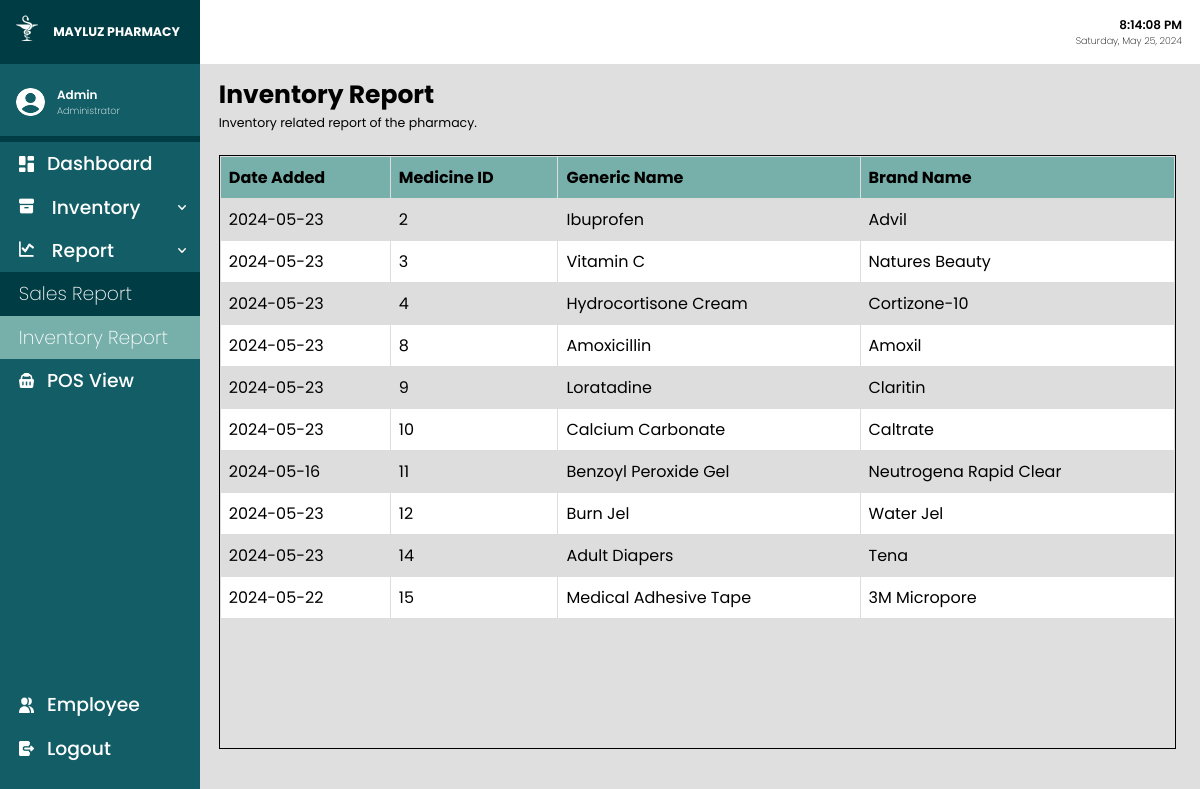
The page /inventoryReport.php (signed in) on the database as committed earlier.
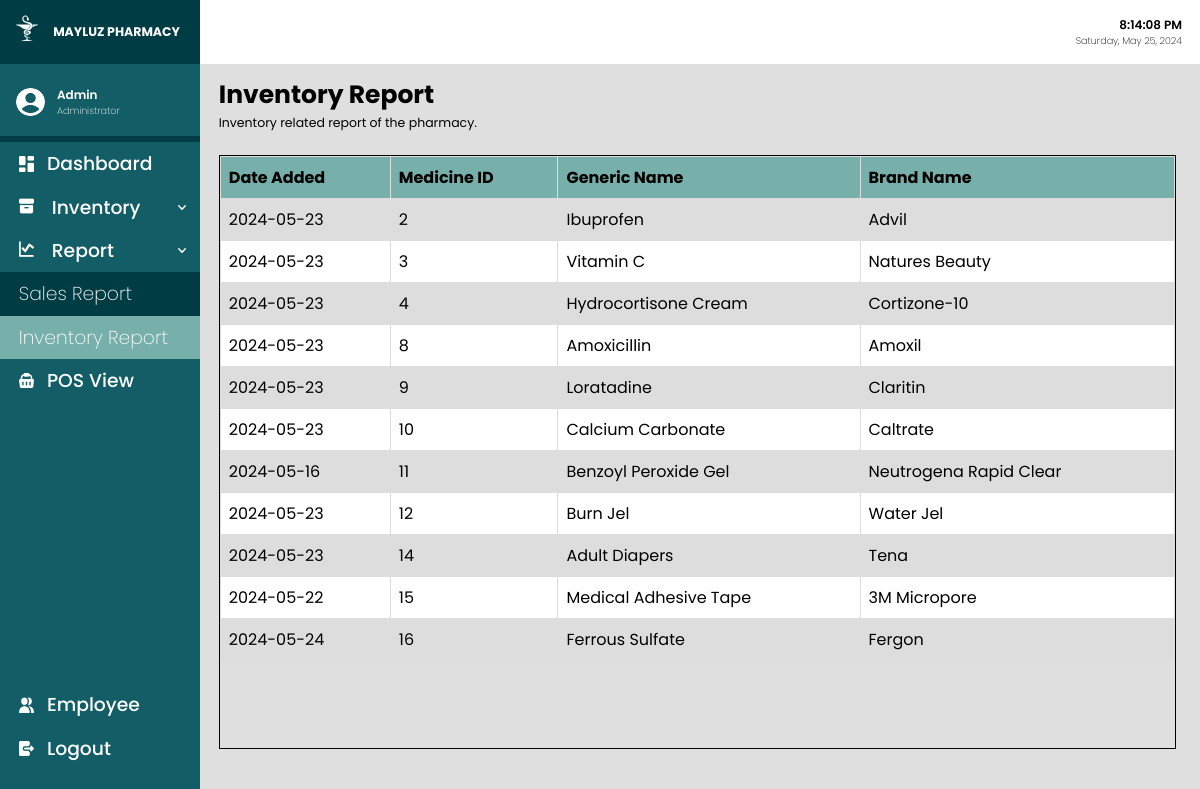
The same page on the database as committed later.
### tables this page shows
CREATE TABLE `medicine` (
  `medicineID` int(10) NOT NULL,
  `genericName` varchar(100) NOT NULL,
  `brandedName` varchar(100) NOT NULL,
  `price` double(100,2) NOT NULL,
  `stock` int(11) NOT NULL,
  `dateAdded` date NOT NULL DEFAULT current_timestamp(),
  `categoryID` int(10) DEFAULT NULL
);

### inventoryReport.php (the view, shortened to what this page needs)
<?php
include('connect.php');
?>
<!DOCTYPE html>
<html lang="en">
<head>
    <link rel="stylesheet" href="css/main.css">
    <link rel="stylesheet" href="css/global.css">
</head>
<body onload="whenActive()">
    <div class="container">
        <?php include('sidebar.php') ?>
        <div class="main">
            <div class="header">
                <div class="timendate">
                    <p class="datime">00:00:00 AM</p>
                    <p class="dadate">Monday, June 12, 2003</p>
                </div>
            </div>
            <div class="content">
                <div class="directory">
                    <div class="directoryinfo">
                        <h1> Inventory Report </h1>
                        <p> Inventory related report of the pharmacy. </p>
                    </div>
                </div>
                <div class="subcontent">
                    <div class="contentTable">
                        <table class="rowNumbers">
                            <tr>
                                <th> Date Added </th>
                                <th> Medicine ID </th>
                                <th> Generic Name </th>
                                <th> Brand Name </th>
                            </tr>
                            <?php
                            $fetchMedicines = "SELECT * FROM medicine";
                            $exec = mysqli_query($conn, $fetchMedicines);
                            while ($rowMed = mysqli_fetch_array($exec)) {
                                echo "<tr>";
                                echo "<td>" . $rowMed['dateAdded'] . "</td>";
                                echo "<td>" . $rowMed['medicineID'] . "</td>";
                                echo "<td>" . $rowMed['genericName'] . "</td>";
                                echo "<td>" . $rowMed['brandedName'] . "</td>";
                            }
                            ?>
                        </table>
                    </div>
                </div>
            </div>
        </div>
    </div>
</body>
</html>

Rows that differ between the two databases and show on the page:
added medicine: dateAdded "2024-05-24", medicineID "16", genericName "Ferrous Sulfate", brandedName "Fergon"
